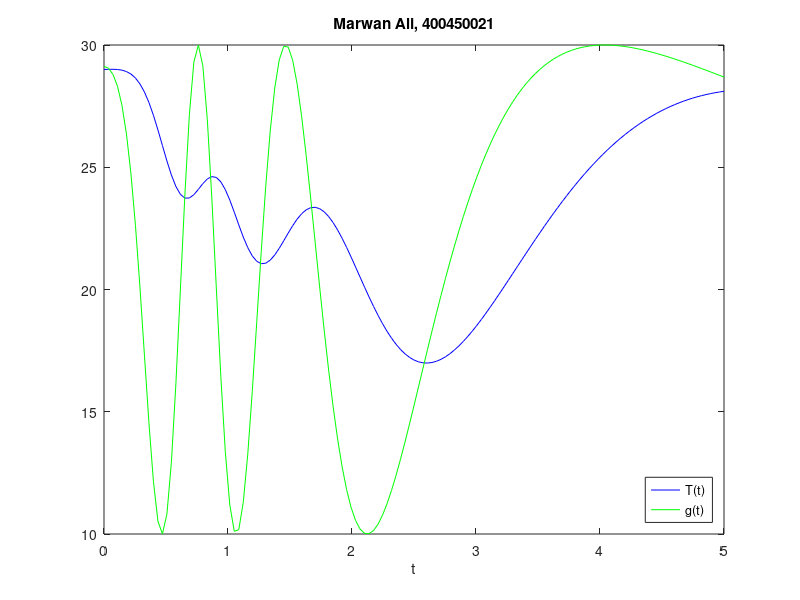

Recreate this plot in MATLAB.
%question 1
h = 0.5; X = 3;
N = round(X/h);

t = zeros(1, N+1);
T = zeros(1, N+1);

t(1) = 0; T(1) = 29;

for n = 1:N
    t(n+1) = t(n) + h;
    T(n+1) = T(n) + h*(-11/10 * (T(n) - 20));
end

T(end)

h = 0.2; X = 3;
N = round(X/h);

t = zeros(1, N+1);
T = zeros(1, N+1);

t(1) = 0; T(1) = 29;

for n = 1:N
    t(n+1) = t(n) + h;
    T(n+1) = T(n) + h*(-11/10 * (T(n) - 20));
end

T(end)

clear;

%question 3

Texact = @(t) 20 + 9*exp(-11/10 * t);
N = 15;
maxErr = 1;

while maxErr >= 0.04017
    N = N+1;
    X = 3;
    h = X/N;
    
    t = zeros(1, N+1);
    T = zeros(1, N+1);
    
    t(1) = 0; T(1) = 29;
    
    for n = 1:N
        t(n+1) = t(n) + h;
        T(n+1) = T(n) + h*(-11/10 * (T(n) - 20));
    end
    
    maxErr = max(abs(T - Texact(t)));

end
disp(N)

%question 4
N = 138;
X = 5;
h = X/N;
g = 20 + 10*sin(10./(t.^2 + 0.5));

t = zeros(1, N+1);
T = zeros(1, N+1);

t(1) = 0; T(1) = 29;

for n = 1:N
    t(n+1) = t(n) + h;
    T(n+1) = T(n) + h*(-11/10 * (T(n) - g(n)));
end

[t' T' g']
plot(t, T, 'b', t, g, 'g')
title('Marwan Ali, 400450021');
legend({'T(t)','g(t)'},'Location','southeast');
xlabel('t');





